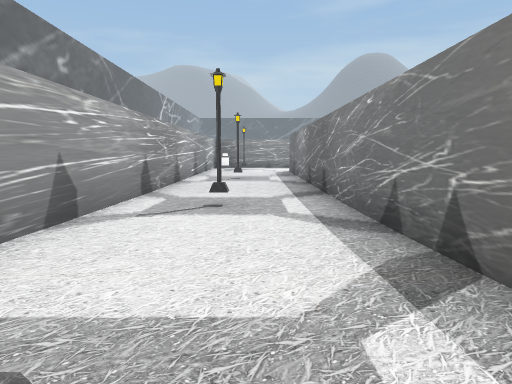
view 1 (above)

18 first-person views from a walk through a 3-D level made in the Unity game engine. The camera is 1.5 m above the floor, tilts 6° down and sees 70° across. The floor is counted in squares, 2 m on a side. Each view is taken from the middle of a square. On the plan, view 1 faces up. The plan holds only what a view shows up to about 11 squares ahead; the rest is blank. The place goes on beyond the plan. The player character is not drawn.

view 2
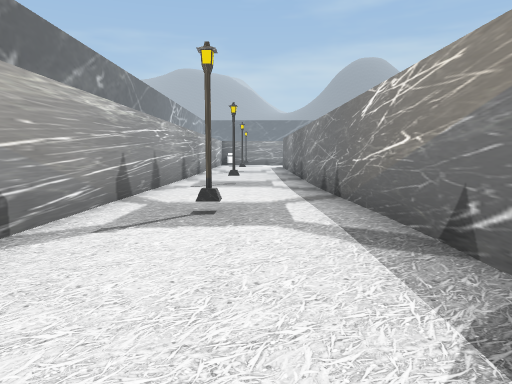

view 3
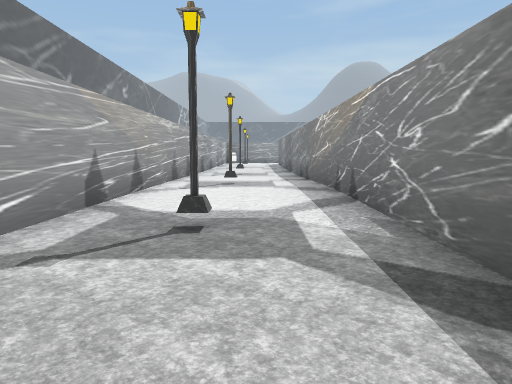

view 4
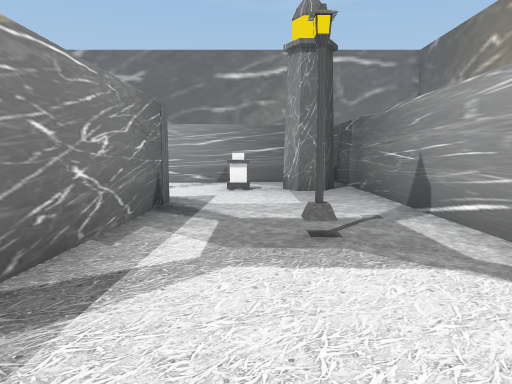

view 5
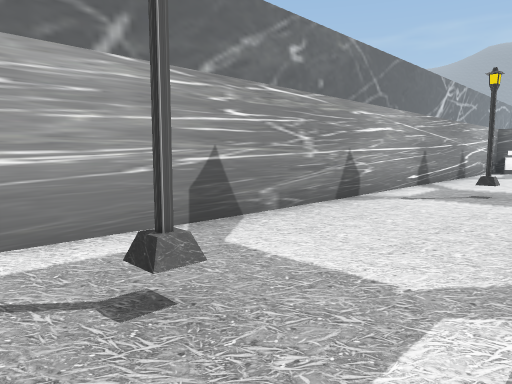

view 6
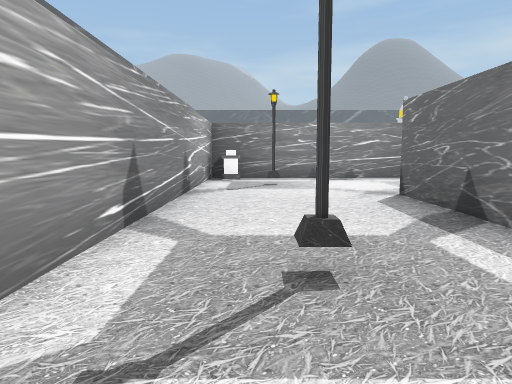

view 7
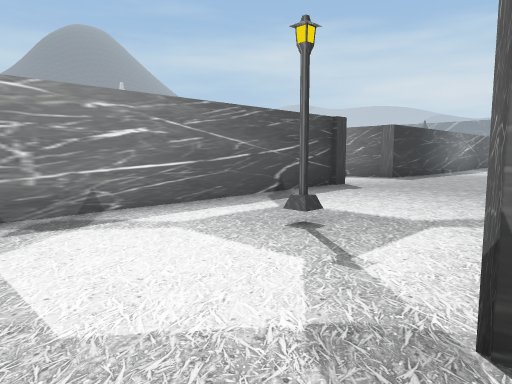

view 8
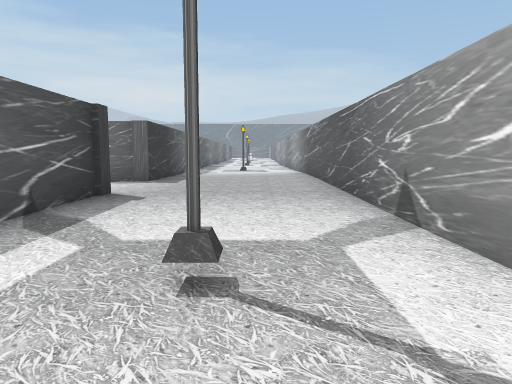

view 9
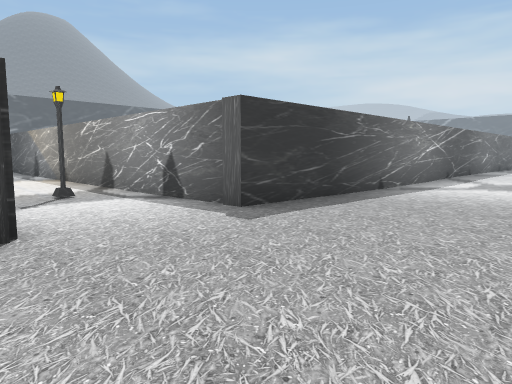

view 10
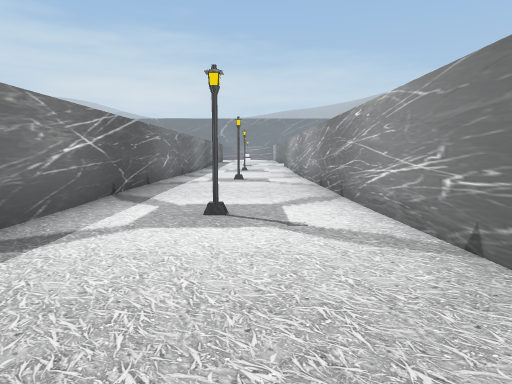

view 11
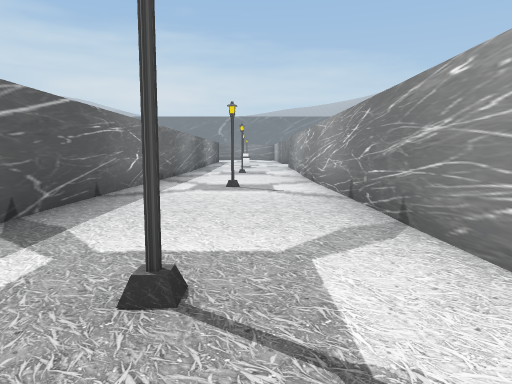

view 12
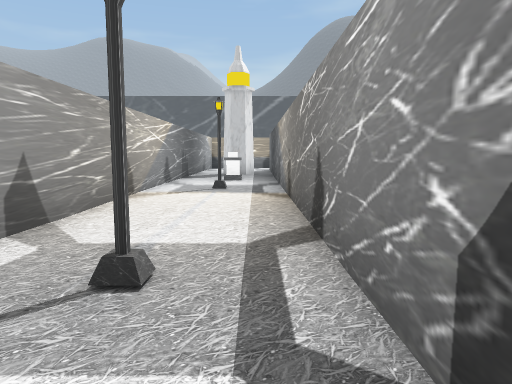

view 13
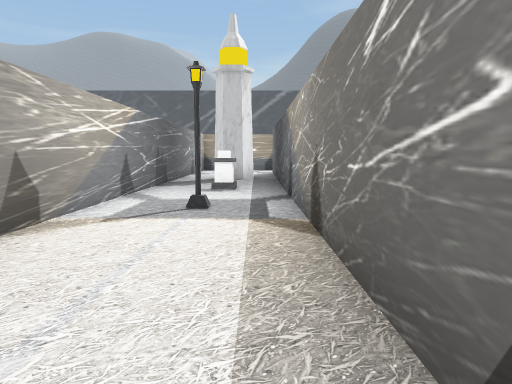

view 14
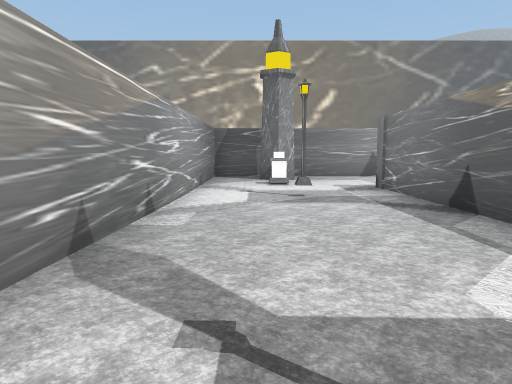

view 15
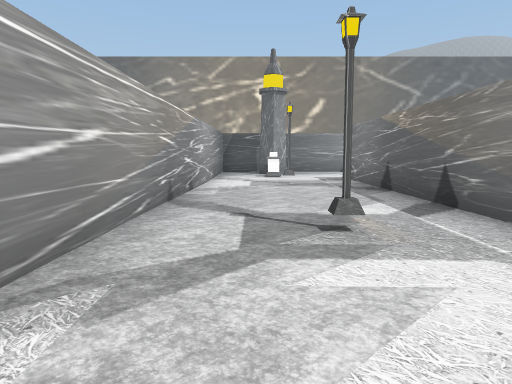

view 16
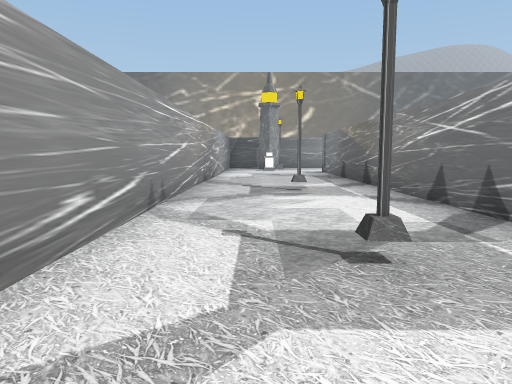

view 17
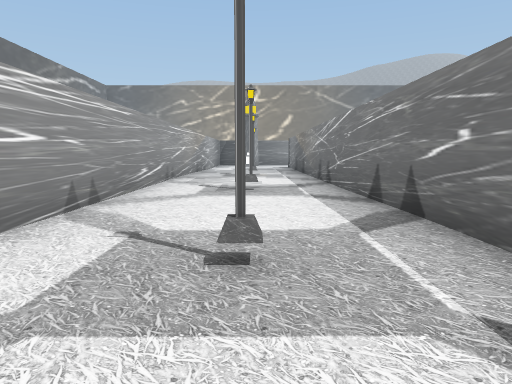

view 18
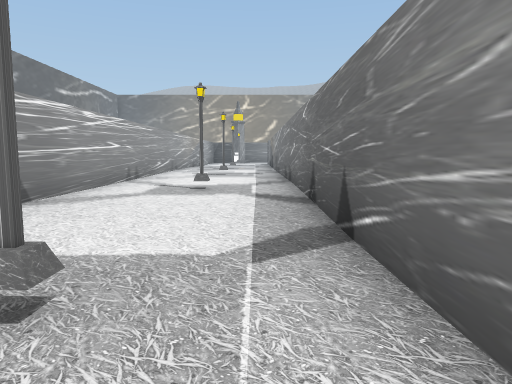

### Floor plan
Points are (right, up) in squares from view 1. A wall is a line through its corners. A room is listed if a view was taken in it or the views show most of it. See-through windows are left out.
Room 1 (views 1, 2, 3, 4, 5, 6, 7, 8, 9, 10, 11, 12, 13)
walls: (3.2, 16.3) (12.1, 16.3); (7.9, 20.8) (-2.3, 20.8) (-2.3, -9.9); (1.5, 13.5) (1.5, 16.4); (14.2, 16.3) (26.1, 16.3); (24, 20.8) (10.6, 20.8) (10.6, 36); (7.7, 36) (7.7, 25.2); (10, 35.9) (9.6, 35.3) (9, 35.3); (26.1, 20.8) (25.5, 20.8); (1.5, -7.1) (1.5, 10.9); (-1.8, -9.4) (-1.5, -8.9) (-0.9, -8.9)
ways out: opening at (0.5, -7.5) to room 2; gap at (-2, -10) to room 2
objects: other object (-2, 20); lamp (-1, -4); lamp (-1, 1); lamp (-1, 6); lamp (-1, 12); lamp (-1, 18); lamp (3, 18); lamp (9, 24); lamp (9, 30); other object (9, 33); lamp (17, 19); lamp (24, 19)
Room 2 (views 14, 15, 16, 17, 18)
walls: (25.9, -7.1) (1.5, -7.1); (-0.9, -8.9) (-0.6, -9.3) (-1, -9.9); (-2.3, -9.9) (-2.3, -11.4) (21.9, -11.4)
ways out: opening at (0.5, -7.5) to room 1; gap at (-2, -10) to room 1
objects: other object (0, -9); lamp (3, -9); lamp (9, -9); lamp (14, -9); lamp (20, -9); lamp (25, -9)

Where each view was taken, in squares from view 1:
view 1: 0 up, 0 right, facing up
view 2: 4 down, 0 right, facing up
view 3: 8 down, 0 right, facing up
view 4: 1 down, 0 right, facing down
view 5: 5 up, 1 right, facing up-left
view 6: 10 up, 1 left, facing up
view 7: 16 up, 0 right, facing up-right
view 8: 18 up, 1 right, facing right
view 9: 17 up, 7 right, facing up-right
view 10: 18 up, 12 right, facing right
view 11: 18 up, 15 right, facing right
view 12: 22 up, 10 right, facing up
view 13: 25 up, 10 right, facing up
view 14: 10 down, 10 right, facing left
view 15: 10 down, 13 right, facing left
view 16: 10 down, 17 right, facing left
view 17: 9 down, 22 right, facing left
view 18: 8 down, 27 right, facing left
